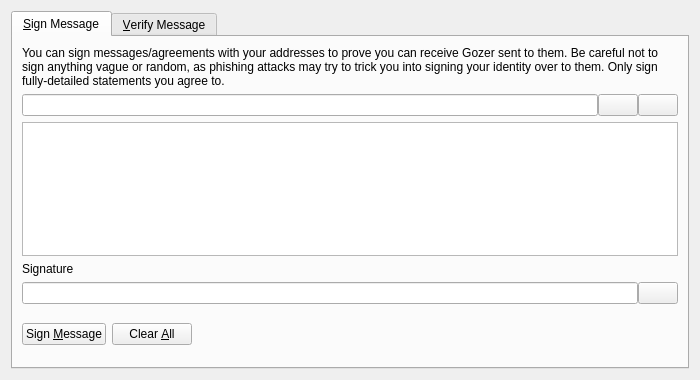
<?xml version="1.0" encoding="UTF-8"?>
<ui version="4.0">
 <class>SignVerifyMessageDialog</class>
 <widget class="QDialog" name="SignVerifyMessageDialog">
  <property name="geometry">
   <rect>
    <x>0</x>
    <y>0</y>
    <width>700</width>
    <height>380</height>
   </rect>
  </property>
  <property name="windowTitle">
   <string>Signatures - Sign / Verify a Message</string>
  </property>
  <property name="modal">
   <bool>true</bool>
  </property>
  <layout class="QVBoxLayout" name="verticalLayout">
   <item>
    <widget class="QTabWidget" name="tabWidget">
     <property name="currentIndex">
      <number>0</number>
     </property>
     <widget class="QWidget" name="tabSignMessage">
      <attribute name="title">
       <string>&amp;Sign Message</string>
      </attribute>
      <layout class="QVBoxLayout" name="verticalLayout_SM">
       <item>
        <widget class="QLabel" name="infoLabel_SM">
         <property name="text">
          <string>You can sign messages/agreements with your addresses to prove you can receive Gozer sent to them. Be careful not to sign anything vague or random, as phishing attacks may try to trick you into signing your identity over to them. Only sign fully-detailed statements you agree to.</string>
         </property>
         <property name="textFormat">
          <enum>Qt::PlainText</enum>
         </property>
         <property name="wordWrap">
          <bool>true</bool>
         </property>
        </widget>
       </item>
       <item>
        <layout class="QHBoxLayout" name="horizontalLayout_1_SM">
         <property name="spacing">
          <number>0</number>
         </property>
         <item>
          <widget class="QValidatedLineEdit" name="addressIn_SM">
           <property name="toolTip">
            <string>The Gozer address to sign the message with</string>
           </property>
          </widget>
         </item>
         <item>
          <widget class="QPushButton" name="addressBookButton_SM">
           <property name="toolTip">
            <string>Choose previously used address</string>
           </property>
           <property name="text">
            <string/>
           </property>
           <property name="shortcut">
            <string>Alt+A</string>
           </property>
           <property name="autoDefault">
            <bool>false</bool>
           </property>
          </widget>
         </item>
         <item>
          <widget class="QPushButton" name="pasteButton_SM">
           <property name="toolTip">
            <string>Paste address from clipboard</string>
           </property>
           <property name="text">
            <string/>
           </property>
           <property name="shortcut">
            <string>Alt+P</string>
           </property>
           <property name="autoDefault">
            <bool>false</bool>
           </property>
          </widget>
         </item>
        </layout>
       </item>
       <item>
        <widget class="QPlainTextEdit" name="messageIn_SM">
         <property name="toolTip">
          <string>Enter the message you want to sign here</string>
         </property>
        </widget>
       </item>
       <item>
        <widget class="QLabel" name="signatureLabel_SM">
         <property name="text">
          <string>Signature</string>
         </property>
         <property name="textFormat">
          <enum>Qt::PlainText</enum>
         </property>
        </widget>
       </item>
       <item>
        <layout class="QHBoxLayout" name="horizontalLayout_2_SM">
         <property name="spacing">
          <number>0</number>
         </property>
         <item>
          <widget class="QLineEdit" name="signatureOut_SM">
           <property name="font">
            <font>
             <italic>true</italic>
            </font>
           </property>
           <property name="readOnly">
            <bool>true</bool>
           </property>
          </widget>
         </item>
         <item>
          <widget class="QPushButton" name="copySignatureButton_SM">
           <property name="toolTip">
            <string>Copy the current signature to the system clipboard</string>
           </property>
           <property name="text">
            <string/>
           </property>
           <property name="autoDefault">
            <bool>false</bool>
           </property>
          </widget>
         </item>
        </layout>
       </item>
       <item>
        <layout class="QHBoxLayout" name="horizontalLayout_3_SM">
         <item>
          <widget class="QPushButton" name="signMessageButton_SM">
           <property name="toolTip">
            <string>Sign the message to prove you own this Gozer address</string>
           </property>
           <property name="text">
            <string>Sign &amp;Message</string>
           </property>
           <property name="autoDefault">
            <bool>false</bool>
           </property>
          </widget>
         </item>
         <item>
          <widget class="QPushButton" name="clearButton_SM">
           <property name="toolTip">
            <string>Reset all sign message fields</string>
           </property>
           <property name="text">
            <string>Clear &amp;All</string>
           </property>
           <property name="autoDefault">
            <bool>false</bool>
           </property>
          </widget>
         </item>
         <item>
          <spacer name="horizontalSpacer_1_SM">
           <property name="orientation">
            <enum>Qt::Horizontal</enum>
           </property>
           <property name="sizeHint" stdset="0">
            <size>
             <width>40</width>
             <height>48</height>
            </size>
           </property>
          </spacer>
         </item>
         <item>
          <widget class="QLabel" name="statusLabel_SM">
           <property name="font">
            <font>
             <weight>75</weight>
             <bold>true</bold>
            </font>
           </property>
           <property name="text">
            <string/>
           </property>
           <property name="wordWrap">
            <bool>true</bool>
           </property>
          </widget>
         </item>
         <item>
          <spacer name="horizontalSpacer_2_SM">
           <property name="orientation">
            <enum>Qt::Horizontal</enum>
           </property>
           <property name="sizeHint" stdset="0">
            <size>
             <width>40</width>
             <height>48</height>
            </size>
           </property>
          </spacer>
         </item>
        </layout>
       </item>
      </layout>
     </widget>
     <widget class="QWidget" name="tabVerifyMessage">
      <attribute name="title">
       <string>&amp;Verify Message</string>
      </attribute>
      <layout class="QVBoxLayout" name="verticalLayout_VM">
       <item>
        <widget class="QLabel" name="infoLabel_VM">
         <property name="text">
          <string>Enter the receiver's address, message (ensure you copy line breaks, spaces, tabs, etc. exactly) and signature below to verify the message. Be careful not to read more into the signature than what is in the signed message itself, to avoid being tricked by a man-in-the-middle attack. Note that this only proves the signing party receives with the address, it cannot prove sendership of any transaction!</string>
         </property>
         <property name="textFormat">
          <enum>Qt::PlainText</enum>
         </property>
         <property name="alignment">
          <set>Qt::AlignLeading|Qt::AlignLeft|Qt::AlignTop</set>
         </property>
         <property name="wordWrap">
          <bool>true</bool>
         </property>
        </widget>
       </item>
       <item>
        <layout class="QHBoxLayout" name="horizontalLayout_1_VM">
         <property name="spacing">
          <number>0</number>
         </property>
         <item>
          <widget class="QValidatedLineEdit" name="addressIn_VM">
           <property name="toolTip">
            <string>The Gozer address the message was signed with</string>
           </property>
          </widget>
         </item>
         <item>
          <widget class="QPushButton" name="addressBookButton_VM">
           <property name="toolTip">
            <string>Choose previously used address</string>
           </property>
           <property name="text">
            <string/>
           </property>
           <property name="shortcut">
            <string>Alt+A</string>
           </property>
           <property name="autoDefault">
            <bool>false</bool>
           </property>
          </widget>
         </item>
        </layout>
       </item>
       <item>
        <widget class="QPlainTextEdit" name="messageIn_VM"/>
       </item>
       <item>
        <widget class="QValidatedLineEdit" name="signatureIn_VM"/>
       </item>
       <item>
        <layout class="QHBoxLayout" name="horizontalLayout_2_VM">
         <item>
          <widget class="QPushButton" name="verifyMessageButton_VM">
           <property name="toolTip">
            <string>Verify the message to ensure it was signed with the specified Gozer address</string>
           </property>
           <property name="text">
            <string>Verify &amp;Message</string>
           </property>
           <property name="autoDefault">
            <bool>false</bool>
           </property>
          </widget>
         </item>
         <item>
          <widget class="QPushButton" name="clearButton_VM">
           <property name="toolTip">
            <string>Reset all verify message fields</string>
           </property>
           <property name="text">
            <string>Clear &amp;All</string>
           </property>
           <property name="autoDefault">
            <bool>false</bool>
           </property>
          </widget>
         </item>
         <item>
          <spacer name="horizontalSpacer_1_VM">
           <property name="orientation">
            <enum>Qt::Horizontal</enum>
           </property>
           <property name="sizeHint" stdset="0">
            <size>
             <width>40</width>
             <height>48</height>
            </size>
           </property>
          </spacer>
         </item>
         <item>
          <widget class="QLabel" name="statusLabel_VM">
           <property name="font">
            <font>
             <weight>75</weight>
             <bold>true</bold>
            </font>
           </property>
           <property name="text">
            <string/>
           </property>
           <property name="wordWrap">
            <bool>true</bool>
           </property>
          </widget>
         </item>
         <item>
          <spacer name="horizontalSpacer_2_VM">
           <property name="orientation">
            <enum>Qt::Horizontal</enum>
           </property>
           <property name="sizeHint" stdset="0">
            <size>
             <width>40</width>
             <height>48</height>
            </size>
           </property>
          </spacer>
         </item>
        </layout>
       </item>
      </layout>
     </widget>
    </widget>
   </item>
  </layout>
 </widget>
 <customwidgets>
  <customwidget>
   <class>QValidatedLineEdit</class>
   <extends>QLineEdit</extends>
   <header>qvalidatedlineedit.h</header>
  </customwidget>
 </customwidgets>
 <resources>
  <include location="../gozer.qrc"/>
 </resources>
 <connections/>
</ui>
